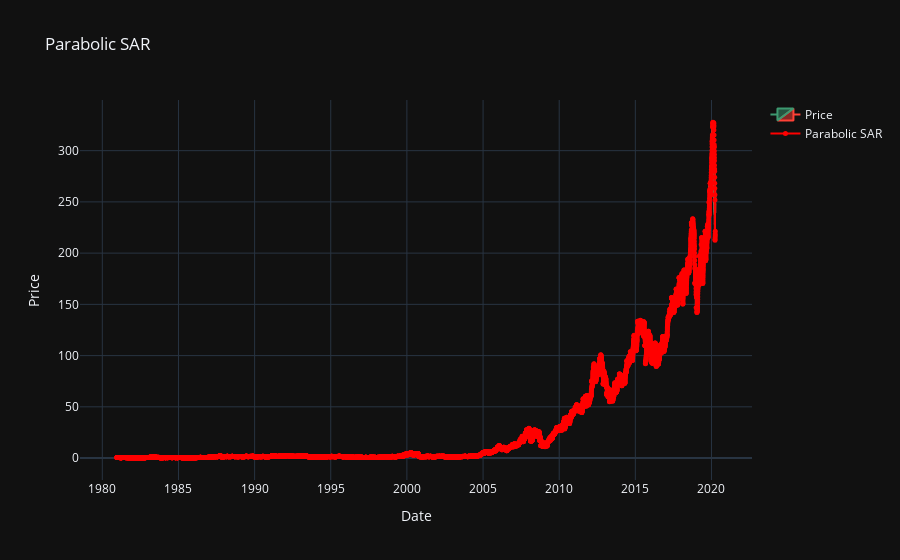

The notebook cell this image was saved under:
### Code cell
fig = go.Figure(
    go.Candlestick(
        x=df['Date'],
        open=df['Open'],
        high=df['High'],
        low=df['Low'],
        close=df['Close'],
        name='Price'
    )
)

fig.add_trace(
    go.Scatter(
        x=df['Date'],
        y=df['SAR'],
        mode='lines+markers',
        name='Parabolic SAR',
        marker=dict(color='red', size=5)
    )
)

fig.update_layout(
    title='Parabolic SAR',
    xaxis_rangeslider_visible=False,
    xaxis_title='Date',
    yaxis_title='Price',
    template='plotly_dark' 
)

fig.show()

### Figure 1 — Plotly figure (JSON) as saved in the notebook; plotly's stock layout.template omitted (floating-point values rounded to 4 significant figures; data arrays with more than 128 entries replaced by an {"elided": "..."} marker saying what was removed)
{"data": [{"close": {"elided": "9909 float values"}, "high": {"elided": "9909 float values"}, "low": {"elided": "9909 float values"}, "name": "Price", "open": {"elided": "9909 float values"}, "type": "candlestick", "x": {"elided": "9909 str values"}}, {"marker": {"color": "red", "size": 5}, "mode": "lines+markers", "name": "Parabolic SAR", "type": "scatter", "x": {"elided": "9909 str values"}, "y": {"elided": "9909 float values"}}], "layout": {"title": {"text": "Parabolic SAR"}, "xaxis": {"rangeslider": {"visible": false}, "title": {"text": "Date"}}, "yaxis": {"title": {"text": "Price"}}}}
